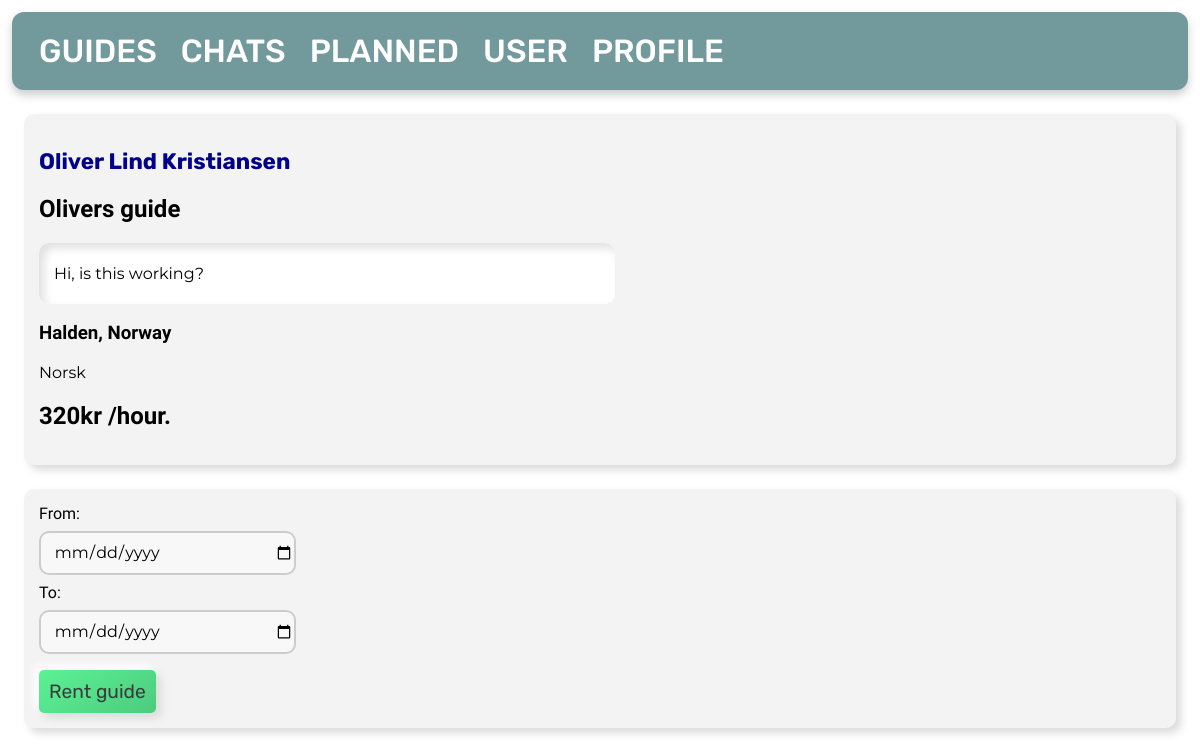
/1/rent/, run on an earlier commit of the app's database.
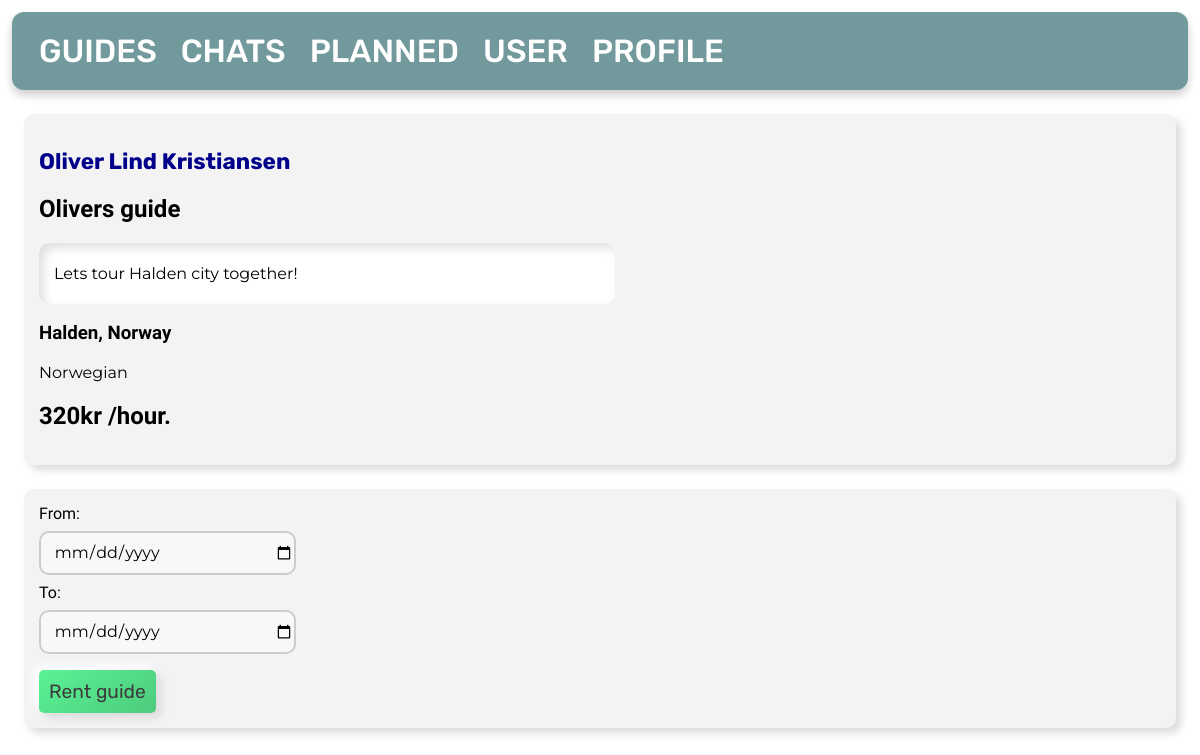
And on a later commit of the database.
### tables this page shows
CREATE TABLE posts
(
    id       INTEGER PRIMARY KEY AUTOINCREMENT,
    byUser   INTEGER,
    created  TIMESTAMP NOT NULL DEFAULT CURRENT_TIMESTAMP,
    title    TEXT      NOT NULL,
    content  TEXT      NOT NULL,
    country  TEXT      NOT NULL,
    city     TEXT      NOT NULL,
    language TEXT,
    price    INTEGER   NOT NULL,
    type     TEXT,
    FOREIGN KEY (byUser) REFERENCES user (id)
);

### app.py (the view, shortened to what this page needs)
@app.route('/<int:id>/rent/', methods=('GET', 'POST'))
def rent(id):
    global user_id
    db = get_db_connection()
    posts = db.execute('SELECT * FROM posts, user WHERE posts.id = ? AND posts.byUser = user.id', (id,)).fetchone()
    return render_template('rent-guide.html', posts=posts)

### app.py (called while the page is built)
def get_db_connection():
    db = sqlite3.connect('database.db')
    db.row_factory = sqlite3.Row
    return db

### templates/rent-guide.html
{% extends 'base.html' %}
{% block content %}
    <div class='post'>
        <h3>
            <a id="profile"
               href="{{ url_for('viewProfile', id=posts['id'], u=posts['byUser']) }}">{{ posts['firstname'] }} {{ posts['lastname'] }}
            </a>
        </h3>
        <h2>{{ posts['title'] }}</h2>
        <div id="textsec">
            <p>{{ posts['content'] }}</p>
        </div>
        <h3>{{ posts['city'] }}, {{ posts['country'] }}</h3>
        <p>{{ posts['language'] }}</p>
        <h2>{{ posts['price'] }}kr /hour.</h2>
    </div>
    <div class="post">
        <form method="post">
            <label for="from">
                From:
                <br>
                <input type="date" name="from"
                       value="{{ request.form['from'] }}">
            </label>
            <br>
            <label for="to">
                To:
                <br>
                <input type="date" name="to"
                       value="{{ request.form['to'] }}">
            </label>
            <br>
            <button id="button" type="submit">Rent guide</button>
        </form>
    </div>
{% endblock %}

What changed in the data, as far as the page shows it:
changed posts "Olivers guide": content "Hi, is this working?" → "Lets tour Halden city together!"; language "Norsk" → "Norwegian"
